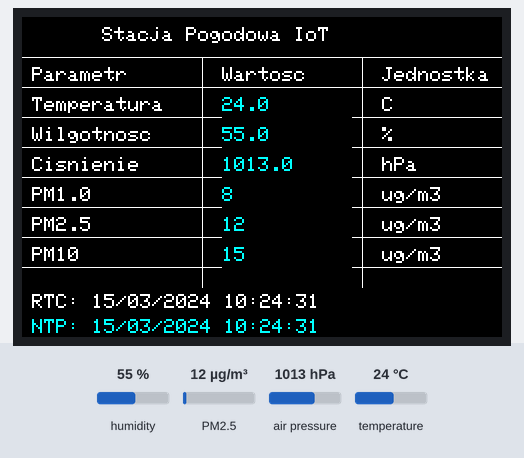
Simulated run of this sketch. Board: ESP32. Shown: 480×320 colour display. The inputs (shaded band) are chosen by the test bench; at power-on: humidity 55 %, PM2.5 12 µg/m³, air pressure 1013 hPa, temperature 24 °C. WiFi joins after 1.5 s; servers stay silent unless stated; the local clock reads 2024-03-15 10:24:30 at power-on unless the sketch sets it; what the sketch prints to the serial monitor is not drawn.

Above: at 2.8 s.
2.9 s: humidity set to 22 %
At 12.9 s:
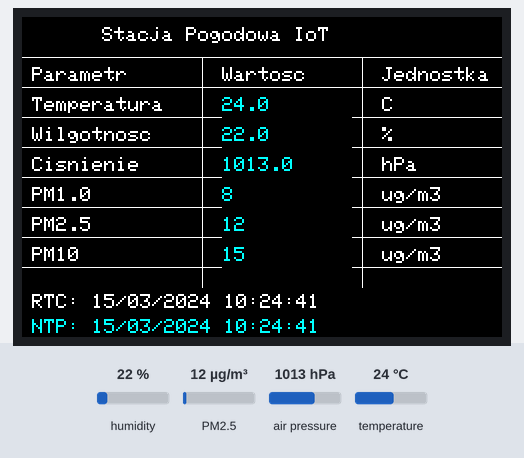
13.2 s: PM2.5 set to 6 µg/m³
At 22.3 s:
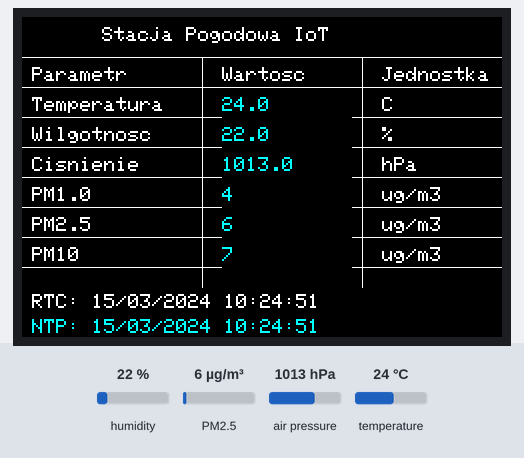
23.3 s: air pressure set to 952 hPa
At 32.5 s:
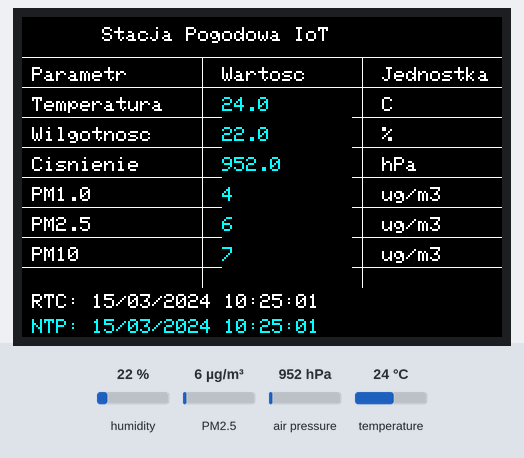
33.3 s: temperature set to 12 °C
At 42.7 s:
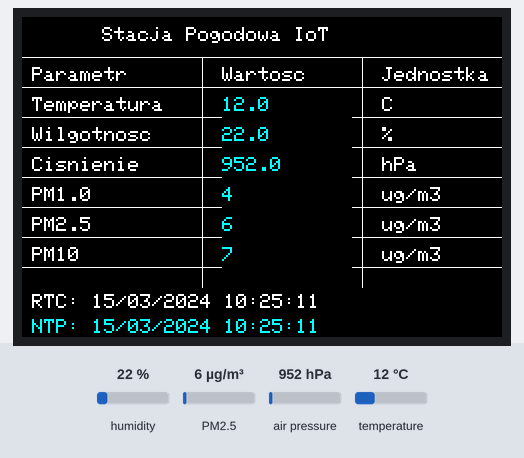
43.3 s: humidity set to 40 %
At 53.0 s:
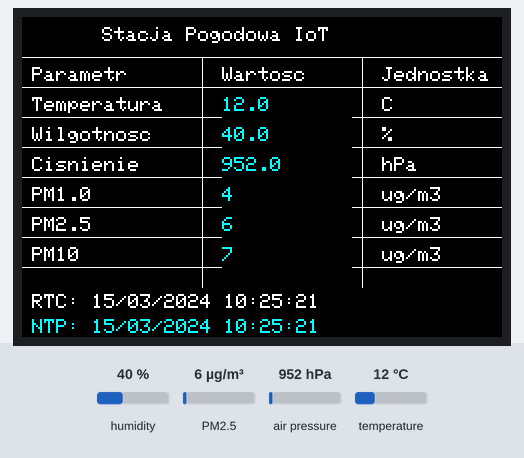
53.4 s: PM2.5 set to 75 µg/m³
At 62.3 s:
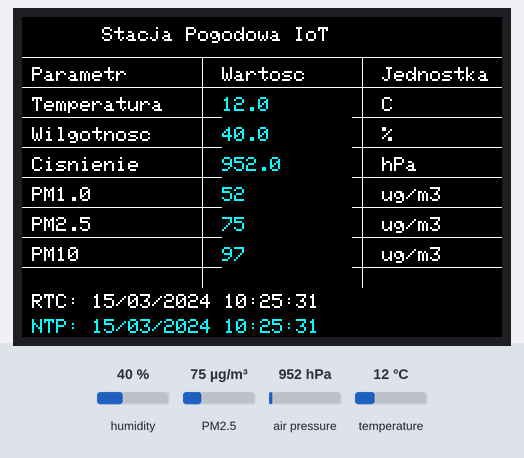
Timing chart, 0 to 63.8 s (numbered marks = the images above; inputs shaded):
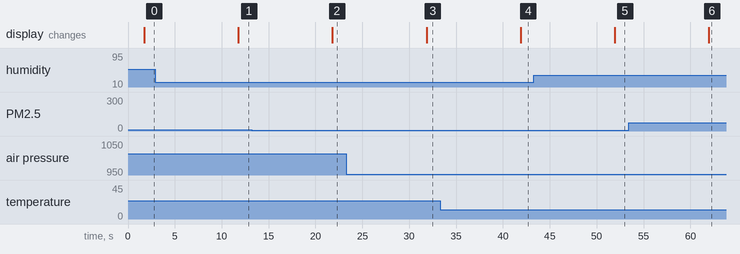

Measured:
- after the input at 2.9 s, the display: changes after 8.9 s (image 1)
- after the input at 13.2 s, the display: changes after 8.6 s (image 2)
- after the input at 23.3 s, the display: changes after 8.6 s (image 3)
- after the input at 33.3 s, the display: changes after 8.6 s (image 4)
- after the input at 43.3 s, the display: changes after 8.6 s (image 5)
- after the input at 53.4 s, the display: changes after 8.6 s (image 6)

The sketch:

Cie_lak_Mateusz_9202_m-Kod_urz_dzenia_fizycznego.ino
```cpp
//Opracował: Mateusz Cieślak nr indeksu 9202
//Biblioteki
#include <Wire.h>
#include <WiFi.h>
#include <Adafruit_BMP280.h>
#include "DHT.h"
#include <SPI.h>
#include <PMS.h>
#include "Adafruit_GFX.h"
#include "Adafruit_ST7796S_kbv.h"
#include "RTClib.h"
#include <time.h>

// Wi-Fi
const char* ssid     = "Dom 2.4";
const char* password = "Mateuszek5566";

// Kolory
#define BLACK   0x0000
#define WHITE   0xFFFF
#define TURKUS  0x07FF

// NTP
const char* ntpServer = "pool.ntp.org";
const long  gmtOffset_sec = 3600;
const int   daylightOffset_sec = 3600;

// TFT piny
#define TFT_CS   5
#define TFT_DC   33
#define TFT_RST  27
#define TFT_MOSI 23
#define TFT_SCLK 18
#define TFT_MISO 19

// Czujniki
#define DHTPIN   32
#define DHTTYPE  DHT22
#define SDA_PIN  21
#define SCL_PIN  22
#define RXD2     16
#define TXD2     17

// Obiekty
Adafruit_ST7796S_kbv tft = Adafruit_ST7796S_kbv(TFT_CS, TFT_DC, TFT_MOSI, TFT_SCLK, TFT_RST, TFT_MISO);
DHT dht(DHTPIN, DHTTYPE);
Adafruit_BMP280 bmp;
PMS pms(Serial1);
PMS::DATA data;
RTC_DS1307 rtc;

// Bufory czasu
char buf[20], buf1[20];
String lastClock = "";
float last_t = NAN, last_h = NAN, last_p = NAN;
int last_pm1 = -1, last_pm25 = -1, last_pm10 = -1;

void setup() {
  Serial.begin(115200);
  WiFi.begin(ssid, password);
  while (WiFi.status() != WL_CONNECTED) {
    delay(500);
    Serial.print(".");
  }
  configTime(gmtOffset_sec, daylightOffset_sec, ntpServer);
  Serial.println("\nPołączono z Wi-Fi");
  Serial.println(WiFi.localIP());

  Wire.begin(SDA_PIN, SCL_PIN);

  if (!rtc.begin()) {
    Serial.println("Brak RTC!");
    while (1);
  }

  struct tm timeinfo;
  if (getLocalTime(&timeinfo)) {
    rtc.adjust(DateTime(
      timeinfo.tm_year + 1900,
      timeinfo.tm_mon + 1,
      timeinfo.tm_mday,
      timeinfo.tm_hour,
      timeinfo.tm_min,
      timeinfo.tm_sec
    ));
    Serial.println("RTC zsynchronizowany z NTP.");
  } else {
    Serial.println("Błąd pobierania czasu z NTP.");
  }

  tft.begin();
  tft.setRotation(1);
  dht.begin();
  Serial1.begin(9600, SERIAL_8N1, RXD2, TXD2);

  if (!bmp.begin(0x76)) {
    Serial.println("Brak BMP280!");
    while (1);
  }

  drawStaticLayout();
}

void loop() {
  float t = dht.readTemperature();
  float h = dht.readHumidity();
  float p = bmp.readPressure() / 100.0F;

  if (pms.read(data)) {
    // odczyt udany
  }

  DateTime now = rtc.now();
  sprintf(buf, "%02d:%02d:%02d", now.hour(), now.minute(), now.second());
  sprintf(buf1, "%02d/%02d/%04d", now.day(), now.month(), now.year());

  updateValues(t, h, p, data.PM_AE_UG_1_0, data.PM_AE_UG_2_5, data.PM_AE_UG_10_0);
  updateClock(buf1, buf);
  showNtpTime();

  delay(10000);
}

// ---------------------- Wyświetlanie ----------------------

void drawStaticLayout() {
  tft.fillScreen(BLACK);
  tft.setTextColor(WHITE);
  tft.setTextSize(2);
  tft.setCursor(80, 10);
  tft.println("Stacja Pogodowa IoT");

  tft.setCursor(10, 50);  tft.println("Parametr");
  tft.setCursor(200, 50); tft.println("Wartosc");
  tft.setCursor(360, 50); tft.println("Jednostka");

  for (int y = 40; y <= 260; y += 30)
    tft.drawLine(0, y, 480, y, WHITE);

  tft.drawLine(180, 40, 180, 270, WHITE);
  tft.drawLine(340, 40, 340, 270, WHITE);

  const char* labels[] = { "Temperatura", "Wilgotnosc", "Cisnienie", "PM1.0", "PM2.5", "PM10" };
  const char* units[]  = { "C", "%", "hPa", "ug/m3", "ug/m3", "ug/m3" };
  int startY = 80;

  for (int i = 0; i < 6; i++) {
    tft.setCursor(10, startY + i * 30);
    tft.setTextColor(WHITE);
    tft.print(labels[i]);
    tft.setCursor(360, startY + i * 30);
    tft.print(units[i]);
  }
}

void updateValues(float t, float h, float p, int pm1, int pm25, int pm10) {
  int startY = 80;
  int rowH = 30;

  tft.setTextSize(2);
  tft.setTextColor(TURKUS);

  if (t != last_t) {
    tft.fillRect(200, startY, 130, 24, BLACK);
    tft.setCursor(200, startY);
    tft.printf("%.1f", t);
    last_t = t;
  }

  if (h != last_h) {
    tft.fillRect(200, startY + rowH, 130, 24, BLACK);
    tft.setCursor(200, startY + rowH);
    tft.printf("%.1f", h);
    last_h = h;
  }

  if (p != last_p) {
    tft.fillRect(200, startY + 2 * rowH, 130, 24, BLACK);
    tft.setCursor(200, startY + 2 * rowH);
    tft.printf("%.1f", p);
    last_p = p;
  }

  if (pm1 != last_pm1) {
    tft.fillRect(200, startY + 3 * rowH, 130, 24, BLACK);
    tft.setCursor(200, startY + 3 * rowH);
    tft.print(pm1);
    last_pm1 = pm1;
  }

  if (pm25 != last_pm25) {
    tft.fillRect(200, startY + 4 * rowH, 130, 24, BLACK);
    tft.setCursor(200, startY + 4 * rowH);
    tft.print(pm25);
    last_pm25 = pm25;
  }

  if (pm10 != last_pm10) {
    tft.fillRect(200, startY + 5 * rowH, 130, 24, BLACK);
    tft.setCursor(200, startY + 5 * rowH);
    tft.print(pm10);
    last_pm10 = pm10;
  }
}

void updateClock(const char* dateStr, const char* timeStr) {
  String current = String(dateStr) + " " + String(timeStr);
  if (current != lastClock) {
    tft.setTextSize(2);
    tft.setTextColor(WHITE);
    tft.fillRect(0, 275, 480, 28, BLACK);
    tft.setCursor(10, 277);
    tft.print("RTC: ");
    tft.print(dateStr);
    tft.print(" ");
    tft.print(timeStr);
    lastClock = current;
  }
}

void showNtpTime() {
  struct tm timeinfo;
  if (getLocalTime(&timeinfo)) {
    tft.setTextSize(2);
    tft.setTextColor(TURKUS);
    tft.fillRect(0, 300, 480, 28, BLACK);
    tft.setCursor(10, 302);
    tft.print("NTP: ");
    tft.printf("%02d/%02d/%04d %02d:%02d:%02d",
      timeinfo.tm_mday,
      timeinfo.tm_mon + 1,
      timeinfo.tm_year + 1900,
      timeinfo.tm_hour,
      timeinfo.tm_min,
      timeinfo.tm_sec
    );
  } else {
    tft.setTextSize(2);
    tft.setTextColor(WHITE);
    tft.fillRect(0, 300, 480, 28, BLACK);
    tft.setCursor(10, 302);
    tft.print("NTP: brak dostepu");
  }
}
```
